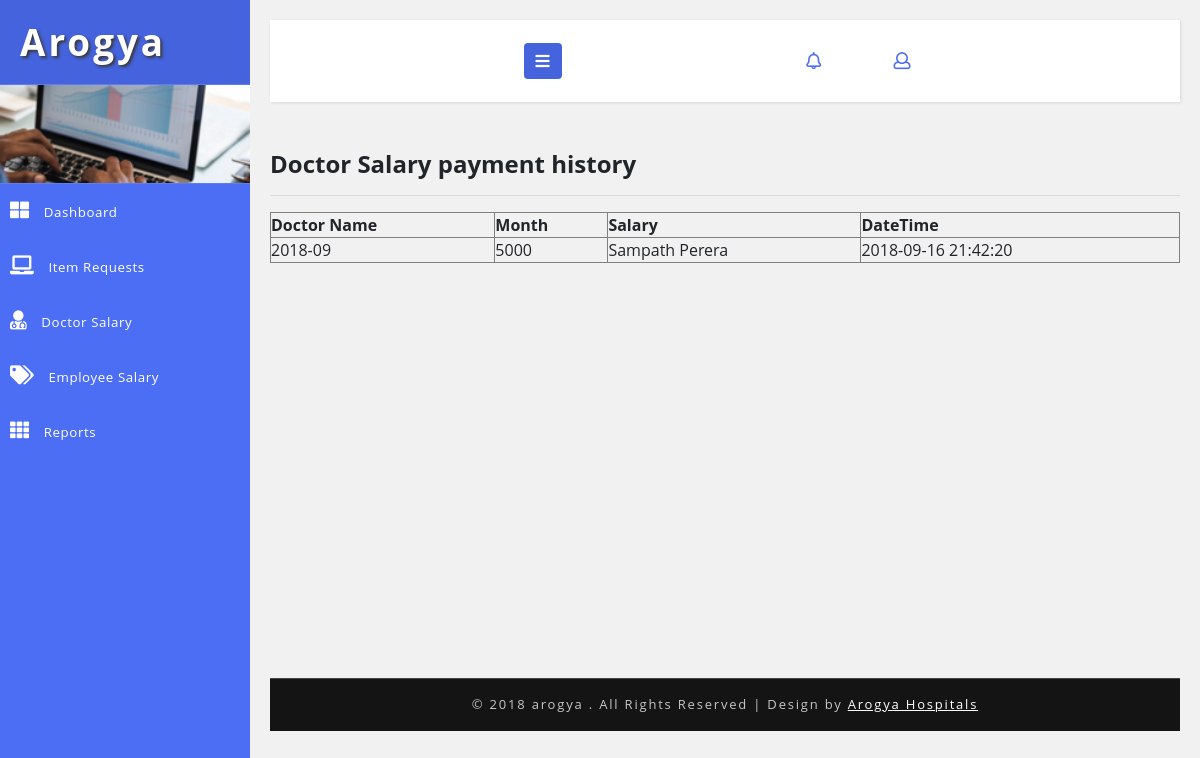
Page /accountant/doctor_salary_payment_history.php on the earlier database version.
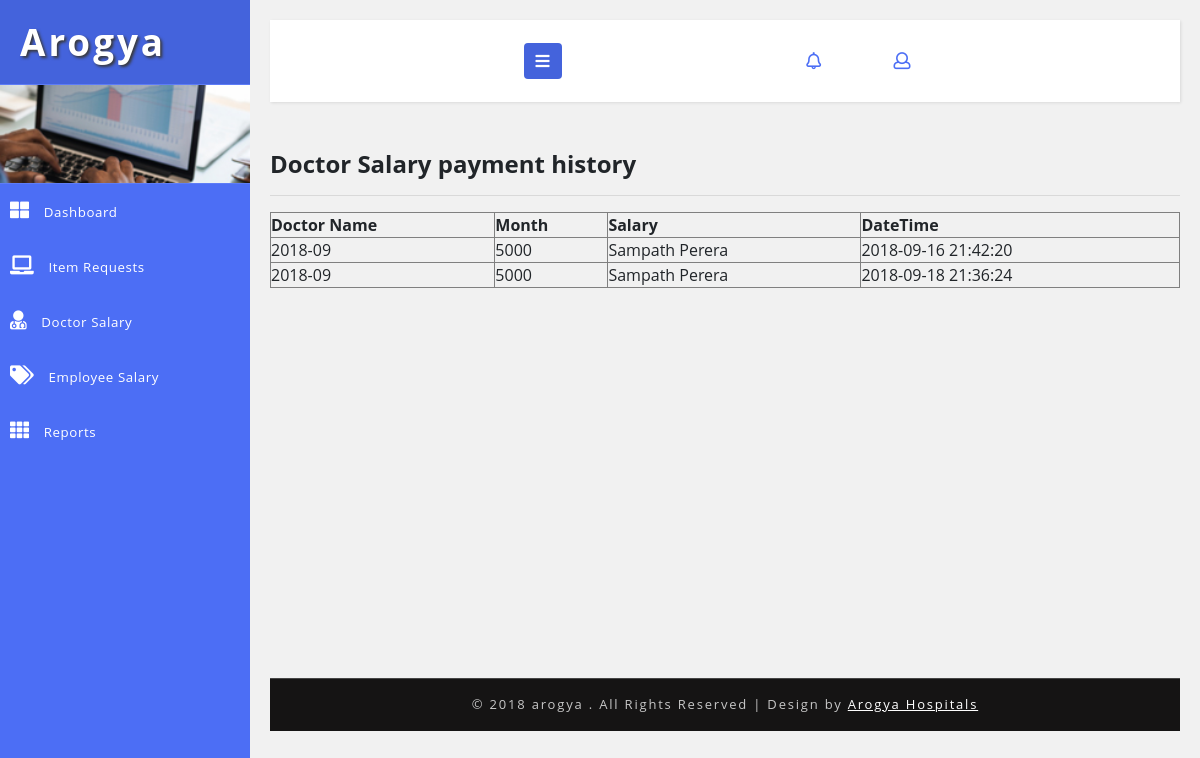
Same page on the later database version.
### tables this page shows
CREATE TABLE `hms_doctor_salary` (
  `id` int(5) NOT NULL AUTO_INCREMENT,
  `doctor_id` int(5) DEFAULT NULL,
  `salary_month` varchar(20) DEFAULT NULL,
  `salary_amount` varbinary(10) DEFAULT NULL,
  `created_date` timestamp NOT NULL DEFAULT CURRENT_TIMESTAMP,
  `created_user` int(5) DEFAULT NULL,
  `flag_unique` varchar(50) DEFAULT NULL,
  PRIMARY KEY (`id`),
  UNIQUE KEY `NewIndex1ss` (`flag_unique`)
);

### DB.php (called while the page is built, shortened)
<?php
function getDBConnection() {
    $servername = "localhost";
    $username = "root";
    $password = "123";
    $db = "hmsdb";
    $conn = mysqli_connect($servername, $username, $password, $db);
    if (!$conn) {
        die("Connection failed: " . mysqli_connect_error());
    } else {
        return $conn;
    }
}
function getData($sql) {
    $conn = getDBConnection();
    $result = mysqli_query($conn, $sql);
    if (mysqli_num_rows($result) > 0) {
        return $result;
    } else {
        return FALSE;
    }
}
?>

### accountant/doctor_salary_payment_history.php (the view, shortened to what this page needs)
<?php
include '../DB.php';
?>
<!DOCTYPE html>
<html lang="en">
    <head>
        <link rel="stylesheet" href="https://maxcdn.bootstrapcdn.com/bootstrap/3.3.7/css/bootstrap.min.css">
        <link rel="stylesheet" href="https://maxcdn.bootstrapcdn.com/font-awesome/4.7.0/css/font-awesome.min.css">
        <link href="../css/bootstrap.css" rel="stylesheet" type="text/css" media="all" />
        <link href="../css/style.css" rel="stylesheet" type="text/css" media="all" />
        <link rel="stylesheet" href="../css/style4.css">
        <link href="../css/fontawesome-all.css" rel="stylesheet">
    </head>
    <body>
        <div class="wrapper">
            <nav id="sidebar">
                <div class="sidebar-header">
                    <h1>
                        <a href="#">Arogya</a>
                    </h1>
                </div>
                <div class="profile-bg"></div>
                <?php
                include_once '../_tree_accountant.php';
                ?>
            </nav>
            <div id="content">
                <?php include_once '../_top_bar.php'; ?>
                <div class="blank-page-content">
                    <h4>Doctor Salary payment history</h4>
                    <hr>
                    <table border="1" style="width: 100%">
                        <thead>
                            <tr>
                                <th>Doctor Name</th>
                                <th>Month</th>
                                <th>Salary</th>
                                <th>DateTime</th>
                            </tr>
                        </thead>
                        <tbody>
                            <?php
                            $sql = "SELECT hms_doctor_salary.*,CONCAT(hms_doctor.first_name,' ',hms_doctor.last_name) AS doc_name FROM hms_doctor_salary
INNER JOIN hms_doctor
ON hms_doctor_salary.doctor_id = hms_doctor.id
";
                            $data = getData($sql);
                            if ($data != null) {
                                foreach ($data as $value) {
                                    ?>
                                    <tr>
                                        <td><?= $value['salary_month']?></td>
                                        <td><?= $value['salary_amount']?></td>
                                        <td><?= $value['doc_name']?></td>
                                        <td><?= $value['created_date']?></td>
                                    </tr>
                                    <?php
                                }
                            }
                            ?>
                        </tbody>
                    </table>
                </div>
                <?php include '../_footer.php'; ?>
            </div>
        </div>
        <link href="../css/jquery.dataTables.min.css" rel="stylesheet" type="text/css"/>
    </body>
</html>

### _tree_accountant.php
<ul class="list-unstyled components">
              <li>
                  <a href="<?php $_SERVER['SERVER_NAME'] ?>/<?= $_SESSION['sitename'] ?>/home.php">
                      <i class="fas fa-th-large"></i>
                      Dashboard
                  </a>
              </li>
              <li>
                  <a href="<?php $_SERVER['SERVER_NAME'] ?>/<?= $_SESSION['sitename'] ?>/accountant/item_purchase_request.php" >
                      <i class="fas fa-laptop"></i>
                     Item Requests
                  </a>
              </li>
              <li>
                  <a href="<?php $_SERVER['SERVER_NAME'] ?>/<?= $_SESSION['sitename'] ?>/accountant/doctor_salary_payment.php" >
                      <i class="fas fa-user-md"></i>
                     Doctor Salary
                  </a>
              </li>
           <li>
      <a href="<?php $_SERVER['SERVER_NAME'] ?>/<?= $_SESSION['sitename'] ?>/accountant/employee_salary_payment.php">
          <i class="fas fa-tags"></i>
          Employee Salary
      </a>
  </li>
              <li>
                          <a href="<?php $_SERVER['SERVER_NAME'] ?>/<?= $_SESSION['sitename'] ?>/accountant/report-doctor-salary.php">
                      <i class="fas fa-th"></i>
                     Reports
                  </a>
              </li>
          </ul>

### _top_bar.php (shortened to what this page needs)
<nav class="navbar navbar-default mb-xl-5 mb-4">
    <div class="container-fluid">
        <div class="navbar-header">
            <button type="button" id="sidebarCollapse" class="btn btn-info navbar-btn">
                <i class="fas fa-bars"></i>
            </button>
        </div>
        <ul class="top-icons-agileits-w3layouts float-right">
            <li class="nav-item dropdown">
                <a class="nav-link dropdown-toggle" href="#" id="navbarDropdown" role="button" data-toggle="dropdown" aria-haspopup="true"
                   aria-expanded="false">
                    <i class="far fa-bell"></i>
                </a>
            </li>
            <li class="nav-item dropdown">
                <a class="nav-link dropdown-toggle" href="#" id="navbarDropdown" role="button" data-toggle="dropdown" aria-haspopup="true"
                   aria-expanded="false">
                </a>
            </li>
            <li class="nav-item dropdown">
                <a class="nav-link dropdown-toggle" href="#" id="navbarDropdown2" role="button" data-toggle="dropdown" aria-haspopup="true"
                   aria-expanded="false">
                    <i class="far fa-user"></i>
                </a>
            </li>
        </ul>
    </div>
</nav>

### _footer.php
<div class="copyright-w3layouts py-xl-3 py-2 mt-xl-5 mt-4 text-center">
                <p>© 2018 arogya . All Rights Reserved | Design by
                    <a href="#"> Arogya Hospitals </a>
                </p>
            </div>

### css/style.css (style rules this page uses)
html, body { margin: 0; font-size: 100%; font-family: 'Open Sans', sans-serif; background: #fff; }
.blank-page-content { min-height: 480px; }
body a { text-decoration: none; transition: 0.5s all; -webkit-transition: 0.5s all; -moz-transition: 0.5s all; -o-transition: 0.5s all; -ms-transition: 0.5s all; }
h1, h2, h3, h4, h5, h6 { margin: 0; font-weight: 700; }
p { margin: 0; }
ul { margin: 0; padding: 0; }
ul li { list-style: none; }
.profile-bg { border: 1px solid #5d7cf7; border-left: none; border-right: none; background: url(../images/menu1.jpg)no-repeat 0px 0px; -webkit-background-size: cover; -moz-background-size: cover; -o-background-size: cover; -ms-background-size: cover; background-size: cover; min-height: 100px; }
.top-icons-agileits-w3layouts .dropdown-toggle::after { display: none; }
.top-icons-agileits-w3layouts li { list-style: none; display: inline-block; }
ul.top-icons-agileits-w3layouts a.nav-link i { display: inline-block; font-size: 17px; color: #4c6ef5; }
.dropdown { display: none; padding: 0; list-style: none; }
.copyright-w3layouts p { color: #c7c7c7; font-size: 13px; letter-spacing: 1.8px; text-align: center; font-weight: 400; }
.copyright-w3layouts p a { color: #fff; text-decoration: underline; }
.copyright-w3layouts { background: #151414; border-top: 1px solid #464646; }
ul.list-unstyled li { font-size: 14px; letter-spacing: 1px; color: #7d7d7d; }

### css/style4.css (style rules this page uses)
body { font-family: 'Open Sans', sans-serif; background: #f1f1f1; }
p { font-family: 'Open Sans', sans-serif; }
a, a:hover, a:focus { color: inherit; text-decoration: none; transition: all 0.3s; }
.navbar { padding: 15px 10px; background: #fff; border: none; border-radius: 0; box-shadow: 1px 1px 3px rgba(0, 0, 0, 0.1); }
.navbar-btn { box-shadow: none; outline: none !important; border: none; background: #4463dc; }
i, span { display: inline-block; }
.wrapper { display: flex; align-items: stretch; }
#sidebar { min-width: 250px; max-width: 250px; background: #4c6ef5; color: #fff; transition: all 0.3s; }
.sidebar-header h1 { font-size: 2.3em; letter-spacing: 3px; color: #fff; text-shadow: 2px 2px 3px #39393a; }
#sidebar ul li a { text-align: left; }
#sidebar .sidebar-header { padding: 20px; background: #4463dc; }
#sidebar ul li a { padding: 16px 10px; font-size: .95em; letter-spacing: 0.6px; display: block; color: #fff; font-weight: 400; }
#sidebar ul li a i { margin-right: 10px; font-size: 19px; }
#content { padding: 20px; min-height: 100vh; transition: all 0.3s; overflow: hidden; width: 100%; }

Differences in the rows shown:
added hms_doctor_salary: salary_month "2018-09", salary_amount "5000", doc_name "Sampath Perera", created_date "2018-09-18 21:36:24"
